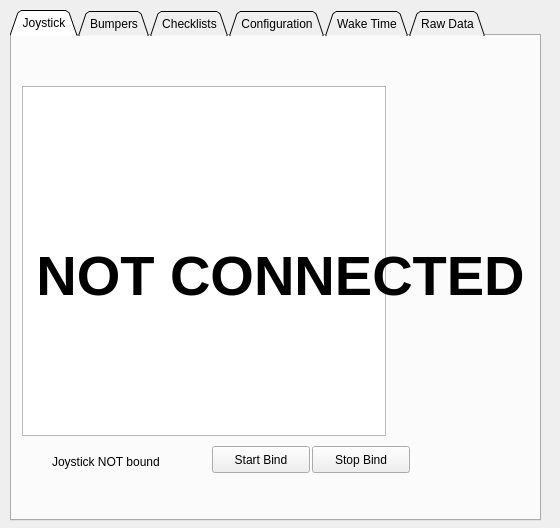
<?xml version="1.0" encoding="UTF-8"?>
<ui version="4.0">
 <class>Form</class>
 <widget class="QWidget" name="Form">
  <property name="geometry">
   <rect>
    <x>0</x>
    <y>0</y>
    <width>560</width>
    <height>528</height>
   </rect>
  </property>
  <property name="windowTitle">
   <string>Mobility Base Diagnostic GUI</string>
  </property>
  <widget class="QTabWidget" name="gui_tabs">
   <property name="geometry">
    <rect>
     <x>10</x>
     <y>10</y>
     <width>531</width>
     <height>511</height>
    </rect>
   </property>
   <property name="tabPosition">
    <enum>QTabWidget::North</enum>
   </property>
   <property name="tabShape">
    <enum>QTabWidget::Triangular</enum>
   </property>
   <property name="currentIndex">
    <number>0</number>
   </property>
   <widget class="QWidget" name="joystick_tab">
    <attribute name="title">
     <string>Joystick</string>
    </attribute>
    <widget class="QLabel" name="joystick_bind_lbl">
     <property name="geometry">
      <rect>
       <x>40</x>
       <y>410</y>
       <width>141</width>
       <height>31</height>
      </rect>
     </property>
     <property name="text">
      <string>Joystick NOT bound</string>
     </property>
    </widget>
    <widget class="QPushButton" name="stop_bind_btn">
     <property name="geometry">
      <rect>
       <x>300</x>
       <y>410</y>
       <width>98</width>
       <height>27</height>
      </rect>
     </property>
     <property name="text">
      <string>Stop Bind</string>
     </property>
    </widget>
    <widget class="QGraphicsView" name="joystickGraphicsView">
     <property name="geometry">
      <rect>
       <x>10</x>
       <y>50</y>
       <width>364</width>
       <height>350</height>
      </rect>
     </property>
     <property name="maximumSize">
      <size>
       <width>364</width>
       <height>350</height>
      </size>
     </property>
     <property name="contextMenuPolicy">
      <enum>Qt::NoContextMenu</enum>
     </property>
     <property name="acceptDrops">
      <bool>false</bool>
     </property>
     <property name="verticalScrollBarPolicy">
      <enum>Qt::ScrollBarAlwaysOff</enum>
     </property>
     <property name="horizontalScrollBarPolicy">
      <enum>Qt::ScrollBarAlwaysOff</enum>
     </property>
    </widget>
    <widget class="QPushButton" name="start_bind_btn">
     <property name="geometry">
      <rect>
       <x>200</x>
       <y>410</y>
       <width>98</width>
       <height>27</height>
      </rect>
     </property>
     <property name="text">
      <string>Start Bind</string>
     </property>
    </widget>
    <widget class="QLabel" name="joystick_bind_chk">
     <property name="geometry">
      <rect>
       <x>10</x>
       <y>410</y>
       <width>31</width>
       <height>31</height>
      </rect>
     </property>
     <property name="text">
      <string/>
     </property>
     <property name="pixmap">
      <pixmap>../images/checkmark.png</pixmap>
     </property>
    </widget>
    <widget class="QLabel" name="modeLabel">
     <property name="geometry">
      <rect>
       <x>20</x>
       <y>10</y>
       <width>231</width>
       <height>31</height>
      </rect>
     </property>
     <property name="font">
      <font>
       <pointsize>12</pointsize>
      </font>
     </property>
     <property name="text">
      <string/>
     </property>
    </widget>
   </widget>
   <widget class="QWidget" name="bumper_tab">
    <attribute name="title">
     <string>Bumpers</string>
    </attribute>
    <widget class="QGraphicsView" name="bumperGraphicsView">
     <property name="geometry">
      <rect>
       <x>20</x>
       <y>20</y>
       <width>364</width>
       <height>343</height>
      </rect>
     </property>
     <property name="maximumSize">
      <size>
       <width>364</width>
       <height>343</height>
      </size>
     </property>
     <property name="contextMenuPolicy">
      <enum>Qt::NoContextMenu</enum>
     </property>
     <property name="acceptDrops">
      <bool>false</bool>
     </property>
     <property name="verticalScrollBarPolicy">
      <enum>Qt::ScrollBarAlwaysOff</enum>
     </property>
     <property name="horizontalScrollBarPolicy">
      <enum>Qt::ScrollBarAlwaysOff</enum>
     </property>
    </widget>
   </widget>
   <widget class="QWidget" name="checklist_tab">
    <attribute name="title">
     <string>Checklists</string>
    </attribute>
    <widget class="QGroupBox" name="computer_control_group">
     <property name="geometry">
      <rect>
       <x>10</x>
       <y>220</y>
       <width>511</width>
       <height>211</height>
      </rect>
     </property>
     <property name="autoFillBackground">
      <bool>false</bool>
     </property>
     <property name="title">
      <string>Computer Control Checklist</string>
     </property>
     <widget class="QLabel" name="batt_comp_chk">
      <property name="geometry">
       <rect>
        <x>30</x>
        <y>50</y>
        <width>31</width>
        <height>31</height>
       </rect>
      </property>
      <property name="text">
       <string/>
      </property>
      <property name="pixmap">
       <pixmap>../images/checkmark.png</pixmap>
      </property>
     </widget>
     <widget class="QLabel" name="batt_comp_lbl">
      <property name="geometry">
       <rect>
        <x>60</x>
        <y>50</y>
        <width>361</width>
        <height>31</height>
       </rect>
      </property>
      <property name="text">
       <string>Battery state not critical or limp home</string>
      </property>
     </widget>
     <widget class="QLabel" name="disable_comp_lbl">
      <property name="geometry">
       <rect>
        <x>60</x>
        <y>80</y>
        <width>361</width>
        <height>31</height>
       </rect>
      </property>
      <property name="text">
       <string>Wireless E-stop disengaged</string>
      </property>
     </widget>
     <widget class="QLabel" name="disable_comp_chk">
      <property name="geometry">
       <rect>
        <x>30</x>
        <y>80</y>
        <width>31</width>
        <height>31</height>
       </rect>
      </property>
      <property name="text">
       <string/>
      </property>
      <property name="pixmap">
       <pixmap>../images/checkmark.png</pixmap>
      </property>
     </widget>
     <widget class="QLabel" name="joystick_comp_lbl">
      <property name="geometry">
       <rect>
        <x>60</x>
        <y>110</y>
        <width>361</width>
        <height>31</height>
       </rect>
      </property>
      <property name="text">
       <string>Joystick set to computer (Gear switch set to 0)</string>
      </property>
     </widget>
     <widget class="QLabel" name="suppress_comp_chk">
      <property name="geometry">
       <rect>
        <x>30</x>
        <y>140</y>
        <width>31</width>
        <height>31</height>
       </rect>
      </property>
      <property name="text">
       <string/>
      </property>
      <property name="pixmap">
       <pixmap>../images/checkmark.png</pixmap>
      </property>
     </widget>
     <widget class="QLabel" name="suppress_comp_lbl">
      <property name="geometry">
       <rect>
        <x>60</x>
        <y>140</y>
        <width>521</width>
        <height>31</height>
       </rect>
      </property>
      <property name="text">
       <string>'/mobility_base/suppress_wireless' topic being published (at 10 Hz)</string>
      </property>
     </widget>
     <widget class="QLabel" name="cmd_comp_chk">
      <property name="geometry">
       <rect>
        <x>30</x>
        <y>170</y>
        <width>31</width>
        <height>31</height>
       </rect>
      </property>
      <property name="text">
       <string/>
      </property>
      <property name="pixmap">
       <pixmap>../images/checkmark.png</pixmap>
      </property>
     </widget>
     <widget class="QLabel" name="cmd_comp_lbl">
      <property name="geometry">
       <rect>
        <x>60</x>
        <y>170</y>
        <width>491</width>
        <height>31</height>
       </rect>
      </property>
      <property name="text">
       <string>Twist message published on '/mobility_base/cmd_vel' ( &gt; 5 Hz)</string>
      </property>
     </widget>
     <widget class="QLabel" name="joystick_comp_chk">
      <property name="geometry">
       <rect>
        <x>30</x>
        <y>110</y>
        <width>31</width>
        <height>31</height>
       </rect>
      </property>
      <property name="text">
       <string/>
      </property>
      <property name="pixmap">
       <pixmap>../images/checkmark.png</pixmap>
      </property>
     </widget>
     <widget class="QLabel" name="estop_comp_lbl">
      <property name="geometry">
       <rect>
        <x>60</x>
        <y>20</y>
        <width>361</width>
        <height>31</height>
       </rect>
      </property>
      <property name="text">
       <string>Wired E-stop disengaged</string>
      </property>
     </widget>
     <widget class="QLabel" name="estop_comp_chk">
      <property name="geometry">
       <rect>
        <x>30</x>
        <y>20</y>
        <width>31</width>
        <height>31</height>
       </rect>
      </property>
      <property name="text">
       <string/>
      </property>
      <property name="pixmap">
       <pixmap>../images/checkmark.png</pixmap>
      </property>
     </widget>
    </widget>
    <widget class="QGroupBox" name="manual_control_group">
     <property name="geometry">
      <rect>
       <x>10</x>
       <y>10</y>
       <width>501</width>
       <height>171</height>
      </rect>
     </property>
     <property name="title">
      <string>Manual Control Checklist</string>
     </property>
     <property name="flat">
      <bool>false</bool>
     </property>
     <widget class="QLabel" name="suppress_man_chk">
      <property name="geometry">
       <rect>
        <x>30</x>
        <y>140</y>
        <width>31</width>
        <height>31</height>
       </rect>
      </property>
      <property name="text">
       <string/>
      </property>
      <property name="pixmap">
       <pixmap>../images/checkmark.png</pixmap>
      </property>
     </widget>
     <widget class="QLabel" name="suppress_man_lbl">
      <property name="geometry">
       <rect>
        <x>60</x>
        <y>140</y>
        <width>381</width>
        <height>31</height>
       </rect>
      </property>
      <property name="text">
       <string>'/mobility_base/suppress_wireless' topic not published</string>
      </property>
     </widget>
     <widget class="QLabel" name="batt_man_chk">
      <property name="geometry">
       <rect>
        <x>30</x>
        <y>50</y>
        <width>31</width>
        <height>31</height>
       </rect>
      </property>
      <property name="text">
       <string/>
      </property>
      <property name="pixmap">
       <pixmap>../images/checkmark.png</pixmap>
      </property>
     </widget>
     <widget class="QLabel" name="disable_man_lbl">
      <property name="geometry">
       <rect>
        <x>60</x>
        <y>80</y>
        <width>361</width>
        <height>31</height>
       </rect>
      </property>
      <property name="text">
       <string>Wireless E-stop disengaged</string>
      </property>
     </widget>
     <widget class="QLabel" name="joystick_man_lbl">
      <property name="geometry">
       <rect>
        <x>60</x>
        <y>110</y>
        <width>361</width>
        <height>31</height>
       </rect>
      </property>
      <property name="text">
       <string>Joystick set to manual (Gear switch set to 1)</string>
      </property>
     </widget>
     <widget class="QLabel" name="batt_man_lbl">
      <property name="geometry">
       <rect>
        <x>60</x>
        <y>50</y>
        <width>361</width>
        <height>31</height>
       </rect>
      </property>
      <property name="text">
       <string>Battery state not critical</string>
      </property>
     </widget>
     <widget class="QLabel" name="joystick_man_chk">
      <property name="geometry">
       <rect>
        <x>30</x>
        <y>110</y>
        <width>31</width>
        <height>31</height>
       </rect>
      </property>
      <property name="text">
       <string/>
      </property>
      <property name="pixmap">
       <pixmap>../images/checkmark.png</pixmap>
      </property>
     </widget>
     <widget class="QLabel" name="disable_man_chk">
      <property name="geometry">
       <rect>
        <x>30</x>
        <y>80</y>
        <width>31</width>
        <height>31</height>
       </rect>
      </property>
      <property name="text">
       <string/>
      </property>
      <property name="pixmap">
       <pixmap>../images/checkmark.png</pixmap>
      </property>
     </widget>
     <widget class="QLabel" name="estop_man_lbl">
      <property name="geometry">
       <rect>
        <x>60</x>
        <y>20</y>
        <width>361</width>
        <height>31</height>
       </rect>
      </property>
      <property name="text">
       <string>Wired E-stop disengaged</string>
      </property>
     </widget>
     <widget class="QLabel" name="estop_man_chk">
      <property name="geometry">
       <rect>
        <x>30</x>
        <y>20</y>
        <width>31</width>
        <height>31</height>
       </rect>
      </property>
      <property name="text">
       <string/>
      </property>
      <property name="pixmap">
       <pixmap>../images/checkmark.png</pixmap>
      </property>
     </widget>
    </widget>
   </widget>
   <widget class="QWidget" name="config_tab">
    <attribute name="title">
     <string>Configuration</string>
    </attribute>
    <widget class="QFrame" name="gyro_cal_frame">
     <property name="geometry">
      <rect>
       <x>10</x>
       <y>10</y>
       <width>281</width>
       <height>111</height>
      </rect>
     </property>
     <property name="frameShape">
      <enum>QFrame::StyledPanel</enum>
     </property>
     <property name="frameShadow">
      <enum>QFrame::Raised</enum>
     </property>
     <widget class="QLabel" name="label_3">
      <property name="geometry">
       <rect>
        <x>30</x>
        <y>10</y>
        <width>261</width>
        <height>20</height>
       </rect>
      </property>
      <property name="font">
       <font>
        <weight>75</weight>
        <bold>true</bold>
       </font>
      </property>
      <property name="text">
       <string>Gyro Calibration</string>
      </property>
     </widget>
     <widget class="QLabel" name="gyro_cal_chk">
      <property name="geometry">
       <rect>
        <x>10</x>
        <y>30</y>
        <width>31</width>
        <height>31</height>
       </rect>
      </property>
      <property name="text">
       <string/>
      </property>
      <property name="pixmap">
       <pixmap>../images/checkmark.png</pixmap>
      </property>
     </widget>
     <widget class="QLabel" name="gyro_cal_lbl">
      <property name="geometry">
       <rect>
        <x>40</x>
        <y>30</y>
        <width>141</width>
        <height>31</height>
       </rect>
      </property>
      <property name="text">
       <string>Gyro NOT calibrated</string>
      </property>
     </widget>
     <widget class="QPushButton" name="gyro_cal_btn">
      <property name="geometry">
       <rect>
        <x>20</x>
        <y>70</y>
        <width>81</width>
        <height>27</height>
       </rect>
      </property>
      <property name="text">
       <string>Calibrate</string>
      </property>
     </widget>
     <widget class="QLabel" name="gyro_x_lbl">
      <property name="geometry">
       <rect>
        <x>200</x>
        <y>10</y>
        <width>71</width>
        <height>31</height>
       </rect>
      </property>
      <property name="text">
       <string>x: -0.0000</string>
      </property>
     </widget>
     <widget class="QLabel" name="gyro_y_lbl">
      <property name="geometry">
       <rect>
        <x>200</x>
        <y>40</y>
        <width>71</width>
        <height>31</height>
       </rect>
      </property>
      <property name="text">
       <string>y: -0.0000</string>
      </property>
     </widget>
     <widget class="QLabel" name="gyro_z_lbl">
      <property name="geometry">
       <rect>
        <x>200</x>
        <y>70</y>
        <width>71</width>
        <height>31</height>
       </rect>
      </property>
      <property name="text">
       <string>z: -0.0000</string>
      </property>
     </widget>
     <widget class="QPushButton" name="clear_cal_btn">
      <property name="geometry">
       <rect>
        <x>110</x>
        <y>70</y>
        <width>51</width>
        <height>27</height>
       </rect>
      </property>
      <property name="text">
       <string>Clear</string>
      </property>
     </widget>
    </widget>
    <widget class="QFrame" name="max_speed_frame">
     <property name="geometry">
      <rect>
       <x>10</x>
       <y>130</y>
       <width>281</width>
       <height>191</height>
      </rect>
     </property>
     <property name="frameShape">
      <enum>QFrame::StyledPanel</enum>
     </property>
     <property name="frameShadow">
      <enum>QFrame::Raised</enum>
     </property>
     <widget class="QLabel" name="label_5">
      <property name="geometry">
       <rect>
        <x>30</x>
        <y>10</y>
        <width>261</width>
        <height>20</height>
       </rect>
      </property>
      <property name="font">
       <font>
        <weight>75</weight>
        <bold>true</bold>
       </font>
      </property>
      <property name="text">
       <string>Max Speed Configuration</string>
      </property>
     </widget>
     <widget class="QLabel" name="label_6">
      <property name="geometry">
       <rect>
        <x>40</x>
        <y>30</y>
        <width>141</width>
        <height>31</height>
       </rect>
      </property>
      <property name="text">
       <string>Current max linear:</string>
      </property>
     </widget>
     <widget class="QLineEdit" name="max_linear_txt">
      <property name="geometry">
       <rect>
        <x>100</x>
        <y>110</y>
        <width>51</width>
        <height>31</height>
       </rect>
      </property>
      <property name="text">
       <string>0.0</string>
      </property>
     </widget>
     <widget class="QPushButton" name="set_speed_btn">
      <property name="geometry">
       <rect>
        <x>160</x>
        <y>130</y>
        <width>51</width>
        <height>27</height>
       </rect>
      </property>
      <property name="text">
       <string>Set</string>
      </property>
     </widget>
     <widget class="QLabel" name="max_linear_lbl">
      <property name="geometry">
       <rect>
        <x>200</x>
        <y>30</y>
        <width>71</width>
        <height>31</height>
       </rect>
      </property>
      <property name="text">
       <string>Unlimited</string>
      </property>
     </widget>
     <widget class="QPushButton" name="clear_speed_btn">
      <property name="geometry">
       <rect>
        <x>220</x>
        <y>130</y>
        <width>51</width>
        <height>27</height>
       </rect>
      </property>
      <property name="text">
       <string>Clear</string>
      </property>
     </widget>
     <widget class="QLabel" name="label_8">
      <property name="geometry">
       <rect>
        <x>40</x>
        <y>60</y>
        <width>141</width>
        <height>31</height>
       </rect>
      </property>
      <property name="text">
       <string>Current max angular:</string>
      </property>
     </widget>
     <widget class="QLabel" name="max_angular_lbl">
      <property name="geometry">
       <rect>
        <x>200</x>
        <y>60</y>
        <width>71</width>
        <height>31</height>
       </rect>
      </property>
      <property name="text">
       <string>Unlimited</string>
      </property>
     </widget>
     <widget class="QLabel" name="label_9">
      <property name="geometry">
       <rect>
        <x>40</x>
        <y>110</y>
        <width>51</width>
        <height>31</height>
       </rect>
      </property>
      <property name="text">
       <string>Linear:</string>
      </property>
     </widget>
     <widget class="QLabel" name="label_10">
      <property name="geometry">
       <rect>
        <x>30</x>
        <y>150</y>
        <width>61</width>
        <height>31</height>
       </rect>
      </property>
      <property name="text">
       <string>Angular:</string>
      </property>
     </widget>
     <widget class="QLineEdit" name="max_angular_txt">
      <property name="geometry">
       <rect>
        <x>100</x>
        <y>150</y>
        <width>51</width>
        <height>31</height>
       </rect>
      </property>
      <property name="text">
       <string>0.0</string>
      </property>
     </widget>
    </widget>
   </widget>
   <widget class="QWidget" name="wake_time_tab">
    <attribute name="title">
     <string>Wake Time</string>
    </attribute>
    <widget class="QFrame" name="frame">
     <property name="geometry">
      <rect>
       <x>10</x>
       <y>10</y>
       <width>281</width>
       <height>261</height>
      </rect>
     </property>
     <property name="frameShape">
      <enum>QFrame::StyledPanel</enum>
     </property>
     <property name="frameShadow">
      <enum>QFrame::Raised</enum>
     </property>
     <widget class="QLabel" name="label_7">
      <property name="geometry">
       <rect>
        <x>30</x>
        <y>10</y>
        <width>261</width>
        <height>20</height>
       </rect>
      </property>
      <property name="font">
       <font>
        <weight>75</weight>
        <bold>true</bold>
       </font>
      </property>
      <property name="text">
       <string>Relative Wake Time</string>
      </property>
     </widget>
     <widget class="QLineEdit" name="wake_time_hours_txt">
      <property name="geometry">
       <rect>
        <x>80</x>
        <y>40</y>
        <width>51</width>
        <height>31</height>
       </rect>
      </property>
      <property name="text">
       <string>0</string>
      </property>
     </widget>
     <widget class="QPushButton" name="set_relative_wake_time_btn">
      <property name="geometry">
       <rect>
        <x>120</x>
        <y>100</y>
        <width>51</width>
        <height>27</height>
       </rect>
      </property>
      <property name="text">
       <string>Set</string>
      </property>
     </widget>
     <widget class="QLabel" name="label_12">
      <property name="geometry">
       <rect>
        <x>20</x>
        <y>200</y>
        <width>141</width>
        <height>31</height>
       </rect>
      </property>
      <property name="text">
       <string>Current wake time:</string>
      </property>
     </widget>
     <widget class="QLabel" name="wake_time_lbl">
      <property name="geometry">
       <rect>
        <x>20</x>
        <y>220</y>
        <width>251</width>
        <height>31</height>
       </rect>
      </property>
      <property name="text">
       <string/>
      </property>
     </widget>
     <widget class="QLabel" name="label_13">
      <property name="geometry">
       <rect>
        <x>90</x>
        <y>70</y>
        <width>51</width>
        <height>31</height>
       </rect>
      </property>
      <property name="text">
       <string>hours</string>
      </property>
     </widget>
     <widget class="QLineEdit" name="wake_time_minutes_txt">
      <property name="geometry">
       <rect>
        <x>150</x>
        <y>40</y>
        <width>51</width>
        <height>31</height>
       </rect>
      </property>
      <property name="text">
       <string>0</string>
      </property>
     </widget>
     <widget class="QLabel" name="label_14">
      <property name="geometry">
       <rect>
        <x>150</x>
        <y>70</y>
        <width>61</width>
        <height>31</height>
       </rect>
      </property>
      <property name="text">
       <string>minutes</string>
      </property>
     </widget>
     <widget class="QLabel" name="label_15">
      <property name="geometry">
       <rect>
        <x>220</x>
        <y>70</y>
        <width>61</width>
        <height>31</height>
       </rect>
      </property>
      <property name="text">
       <string>seconds</string>
      </property>
     </widget>
     <widget class="QLineEdit" name="wake_time_secs_txt">
      <property name="geometry">
       <rect>
        <x>220</x>
        <y>40</y>
        <width>51</width>
        <height>31</height>
       </rect>
      </property>
      <property name="text">
       <string>0</string>
      </property>
     </widget>
     <widget class="QLineEdit" name="wake_time_days_txt">
      <property name="geometry">
       <rect>
        <x>10</x>
        <y>40</y>
        <width>51</width>
        <height>31</height>
       </rect>
      </property>
      <property name="text">
       <string>0</string>
      </property>
     </widget>
     <widget class="QLabel" name="label_16">
      <property name="geometry">
       <rect>
        <x>20</x>
        <y>70</y>
        <width>51</width>
        <height>31</height>
       </rect>
      </property>
      <property name="text">
       <string>days</string>
      </property>
     </widget>
     <widget class="QDateTimeEdit" name="absolute_wake_time_obj">
      <property name="geometry">
       <rect>
        <x>10</x>
        <y>170</y>
        <width>191</width>
        <height>27</height>
       </rect>
      </property>
      <property name="displayFormat">
       <string>M/d/yyyy,   HH:mm</string>
      </property>
      <property name="calendarPopup">
       <bool>true</bool>
      </property>
     </widget>
     <widget class="QLabel" name="label_11">
      <property name="geometry">
       <rect>
        <x>30</x>
        <y>140</y>
        <width>231</width>
        <height>20</height>
       </rect>
      </property>
      <property name="font">
       <font>
        <weight>75</weight>
        <bold>true</bold>
       </font>
      </property>
      <property name="text">
       <string>Absolute Wake Time</string>
      </property>
     </widget>
     <widget class="QPushButton" name="set_absolute_wake_time_btn">
      <property name="geometry">
       <rect>
        <x>210</x>
        <y>170</y>
        <width>51</width>
        <height>27</height>
       </rect>
      </property>
      <property name="text">
       <string>Set</string>
      </property>
     </widget>
     <widget class="QPushButton" name="clear_wake_time_btn">
      <property name="geometry">
       <rect>
        <x>180</x>
        <y>220</y>
        <width>51</width>
        <height>27</height>
       </rect>
      </property>
      <property name="text">
       <string>Clear</string>
      </property>
     </widget>
    </widget>
   </widget>
   <widget class="QWidget" name="raw_data_tab">
    <attribute name="title">
     <string>Raw Data</string>
    </attribute>
   </widget>
  </widget>
  <widget class="QLabel" name="disconnected_lbl">
   <property name="geometry">
    <rect>
     <x>10</x>
     <y>40</y>
     <width>541</width>
     <height>471</height>
    </rect>
   </property>
   <property name="font">
    <font>
     <pointsize>42</pointsize>
     <weight>75</weight>
     <bold>true</bold>
    </font>
   </property>
   <property name="text">
    <string>NOT CONNECTED</string>
   </property>
   <property name="alignment">
    <set>Qt::AlignCenter</set>
   </property>
  </widget>
 </widget>
 <resources/>
 <connections/>
</ui>
